Frame 1 (no input): blank canvas, image omitted
Frame 60 (the mouse pressed at the canvas centre just before this capture): blank canvas, image omitted
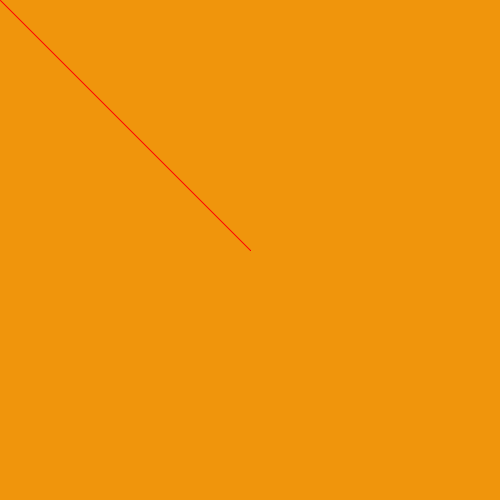
Frame 120 (the mouse held since frame 60 and released just before this capture)

The Processing sketch whose frames 1 and 60 were blank and that drew this single picture after the mouse press (run headless with seeded random() and noise(); from frame 60 on, the mouse is pressed at the canvas centre):

// Processing sketch: week01_5_setup_draw_keypress
// ── week01_5_setup_draw_keypress.pde
void setup(){
size(500,500);
background(#F0950C);
stroke(255,0,0);
}

void draw(){
 if(mousePressed){
   line(mouseX,mouseY,pmouseX,pmouseY);
 }
}
void keyPressed(){
 if(key=='1')stroke(#FA0834);
 if(key=='2')stroke(#FACA08);
 if(key=='3')stroke(#FAFA08);

}
